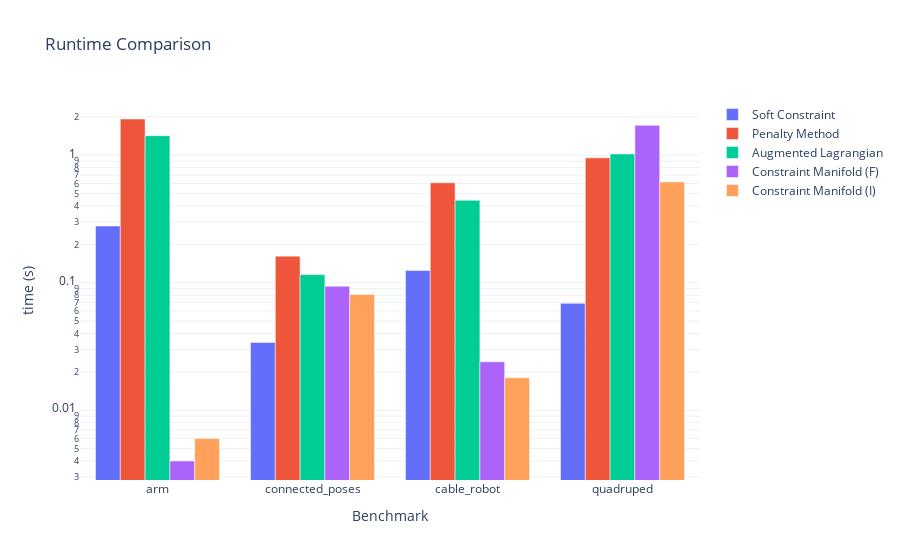
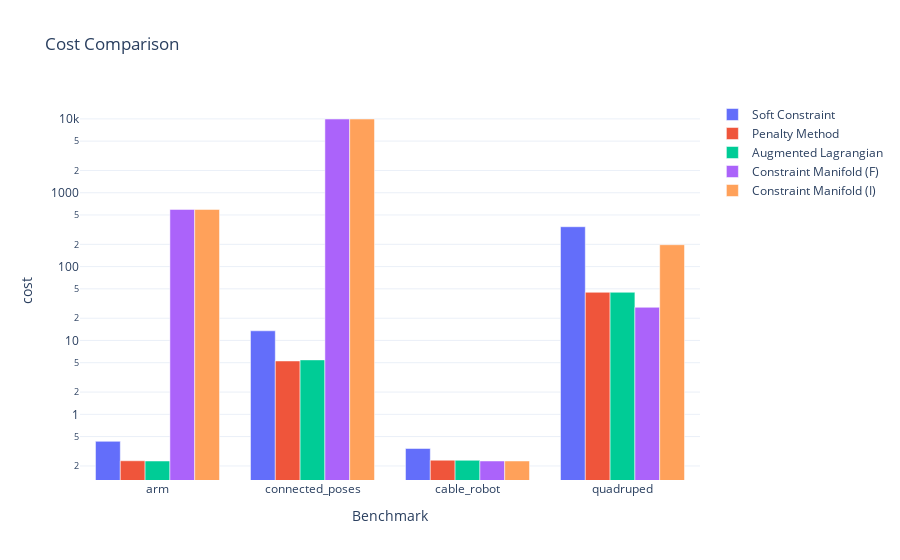
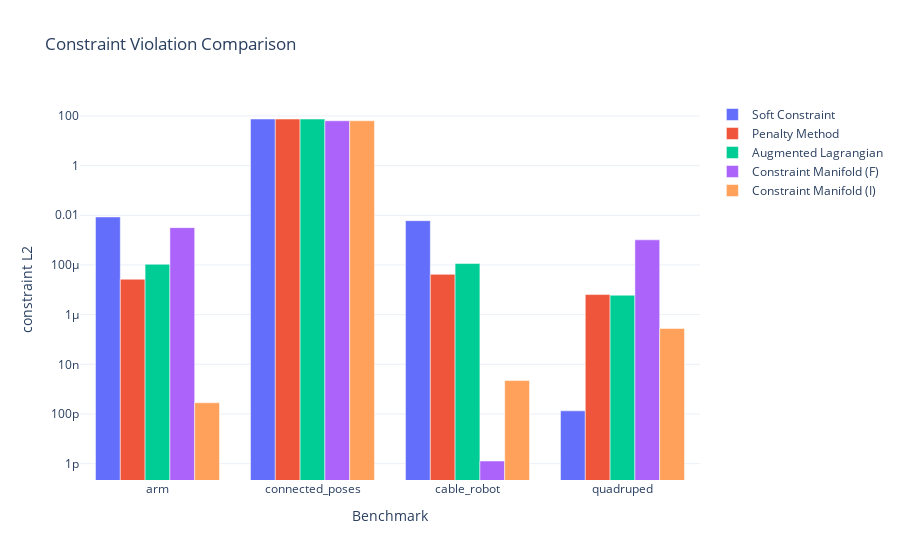

Notebook cell for these charts, in order:
### Code cell
def make_grouped_bar(rows, metric: str, title: str, y_title: str, log_y: bool = False):
    methods_order = [
        'Soft Constraint',
        'Penalty Method',
        'Augmented Lagrangian',
        'Constraint Manifold (F)',
        'Constraint Manifold (I)',
    ]
    benchmarks = []
    seen_benchmarks = set()
    for target_name, target_cfg in TARGETS.items():
        benchmark_name = target_cfg.get('benchmark_id', target_name)
        if benchmark_name not in seen_benchmarks:
            seen_benchmarks.add(benchmark_name)
            benchmarks.append(benchmark_name)
    for row in rows:
        benchmark_name = row['benchmark']
        if benchmark_name not in seen_benchmarks:
            seen_benchmarks.add(benchmark_name)
            benchmarks.append(benchmark_name)

    value_map = {}
    for r in rows:
        value_map[(r['benchmark'], r['method'])] = r[metric]

    fig = go.Figure()
    for method in methods_order:
        y = []
        for b in benchmarks:
            y.append(value_map.get((b, method), None))
        if any(v is not None for v in y):
            fig.add_trace(go.Bar(name=method, x=benchmarks, y=y))

    fig.update_layout(
        title=title,
        barmode='group',
        xaxis_title='Benchmark',
        yaxis_title=y_title,
        template='plotly_white',
    )
    if log_y:
        fig.update_yaxes(type='log')
    return fig


if not rows:
    print('No rows to plot.')
else:
    fig_time = make_grouped_bar(rows, 'time_s', 'Runtime Comparison', 'time (s)', log_y=True)
    fig_cost = make_grouped_bar(rows, 'cost', 'Cost Comparison', 'cost', log_y=True)
    fig_constraint = make_grouped_bar(rows, 'constraint_l2', 'Constraint Violation Comparison', 'constraint L2', log_y=True)

    fig_time.show()
    fig_cost.show()
    fig_constraint.show()

### Figure 1 — Plotly figure (JSON) as saved in the notebook; plotly's stock layout.template omitted (floating-point values rounded to 4 significant figures)
{"data": [{"name": "Soft Constraint", "type": "bar", "x": ["arm", "connected_poses", "cable_robot", "quadruped"], "y": [0.279, 0.034, 0.125, 0.069]}, {"name": "Penalty Method", "type": "bar", "x": ["arm", "connected_poses", "cable_robot", "quadruped"], "y": [1.928, 0.1619, 0.609, 0.9555]}, {"name": "Augmented Lagrangian", "type": "bar", "x": ["arm", "connected_poses", "cable_robot", "quadruped"], "y": [1.426, 0.116, 0.444, 1.025]}, {"name": "Constraint Manifold (F)", "type": "bar", "x": ["arm", "connected_poses", "cable_robot", "quadruped"], "y": [0.004, 0.094, 0.024, 1.721]}, {"name": "Constraint Manifold (I)", "type": "bar", "x": ["arm", "connected_poses", "cable_robot", "quadruped"], "y": [0.006, 0.081, 0.018, 0.619]}], "layout": {"barmode": "group", "title": {"text": "Runtime Comparison"}, "xaxis": {"title": {"text": "Benchmark"}}, "yaxis": {"title": {"text": "time (s)"}, "type": "log"}}}

### Figure 2 — Plotly figure (JSON) as saved in the notebook; plotly's stock layout.template omitted (floating-point values rounded to 4 significant figures)
{"data": [{"name": "Soft Constraint", "type": "bar", "x": ["arm", "connected_poses", "cable_robot", "quadruped"], "y": [0.4309, 13.51, 0.3449, 346.6]}, {"name": "Penalty Method", "type": "bar", "x": ["arm", "connected_poses", "cable_robot", "quadruped"], "y": [0.235, 5.277, 0.2393, 44.88]}, {"name": "Augmented Lagrangian", "type": "bar", "x": ["arm", "connected_poses", "cable_robot", "quadruped"], "y": [0.2334, 5.457, 0.2386, 44.9]}, {"name": "Constraint Manifold (F)", "type": "bar", "x": ["arm", "connected_poses", "cable_robot", "quadruped"], "y": [594.7, 9960.0, 0.2335, 28.13]}, {"name": "Constraint Manifold (I)", "type": "bar", "x": ["arm", "connected_poses", "cable_robot", "quadruped"], "y": [594.7, 9961.0, 0.2335, 197.7]}], "layout": {"barmode": "group", "title": {"text": "Cost Comparison"}, "xaxis": {"title": {"text": "Benchmark"}}, "yaxis": {"title": {"text": "cost"}, "type": "log"}}}

### Figure 3 — Plotly figure (JSON) as saved in the notebook; plotly's stock layout.template omitted (floating-point values rounded to 4 significant figures)
{"data": [{"name": "Soft Constraint", "type": "bar", "x": ["arm", "connected_poses", "cable_robot", "quadruped"], "y": [0.008571, 75.25, 0.006052, 1.338e-10]}, {"name": "Penalty Method", "type": "bar", "x": ["arm", "connected_poses", "cable_robot", "quadruped"], "y": [2.67e-05, 74.93, 4.188e-05, 6.424e-06]}, {"name": "Augmented Lagrangian", "type": "bar", "x": ["arm", "connected_poses", "cable_robot", "quadruped"], "y": [0.0001063, 74.93, 0.0001139, 6.054e-06]}, {"name": "Constraint Manifold (F)", "type": "bar", "x": ["arm", "connected_poses", "cable_robot", "quadruped"], "y": [0.003182, 63.84, 1.28e-12, 0.001027]}, {"name": "Constraint Manifold (I)", "type": "bar", "x": ["arm", "connected_poses", "cable_robot", "quadruped"], "y": [2.841e-10, 63.84, 2.22e-09, 2.77e-07]}], "layout": {"barmode": "group", "title": {"text": "Constraint Violation Comparison"}, "xaxis": {"title": {"text": "Benchmark"}}, "yaxis": {"title": {"text": "constraint L2"}, "type": "log"}}}
